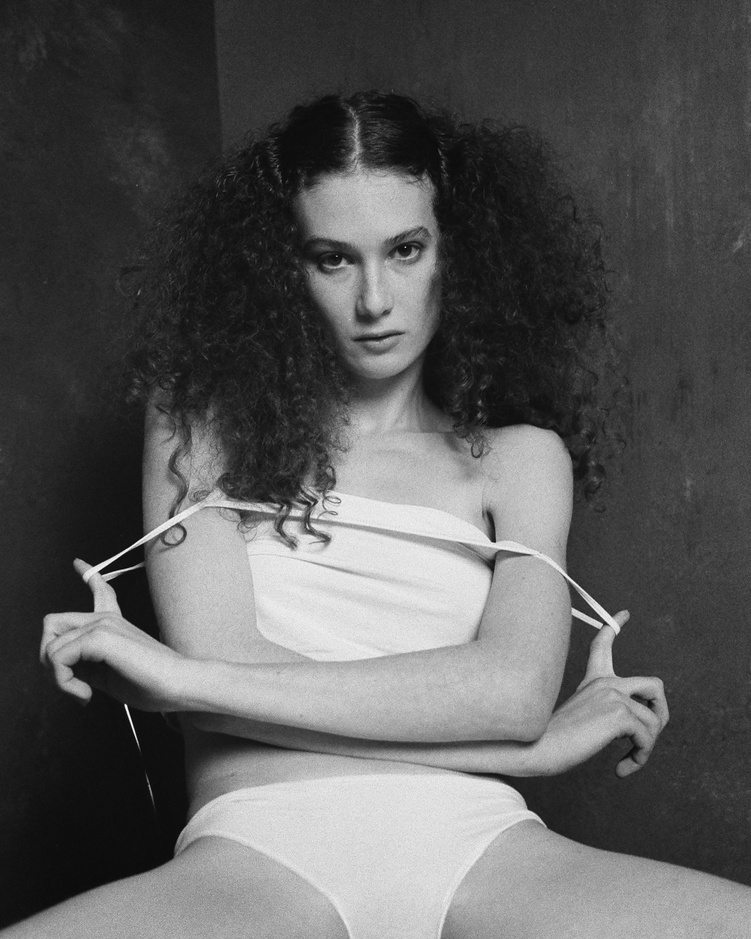
#> input picture transformer_lab/samples/portrait.jpg, 751 x 939 px, shrunk from 1440 x 1800 before the run
$ python -i adaptive_frequency_decomposition.py   (imports and definitions only)
#> lines starting #> are read from the running program, lines starting #| are printed output that depends on the picture
#> further down, picture is the input picture: shape (939, 751, 3); min 3, max 255, mean 90.7
"""
Adaptive Frequency Decomposition (AFD) Processor
Implementation of cutting-edge frequency domain enhancement from 2024-2025 research:
- Multi-scale frequency band decomposition with adaptive thresholds
- Color-aware frequency processing in perceptual spaces
- Selective frequency enhancement based on image content analysis
- Advanced wavelet and Fourier hybrid decomposition
- Perceptual frequency weighting and reconstruction
"""

import numpy as np
import cv2
from typing import Tuple, Dict, Any, Optional, List, Union
from scipy import ndimage
from scipy.fft import fft2, ifft2, fftshift, ifftshift
from skimage import color, restoration, feature
from skimage.util import img_as_float
import pywt

try:
    from scipy.signal import butter, filtfilt
    SCIPY_SIGNAL_AVAILABLE = True
except ImportError:
    SCIPY_SIGNAL_AVAILABLE = False

class AdaptiveFrequencyDecompositionProcessor:
    """Adaptive Frequency Decomposition processor with color-aware multi-scale analysis"""

    def __init__(self):
        self.name = "Adaptive Frequency Decomposition Processor"
        self.version = "1.0"
        self.wavelet_cache = {}

    def adaptive_frequency_decomposition(self, image: np.ndarray,
                                       color_space: str = 'lab',
                                       decomposition_method: str = 'hybrid',
                                       frequency_bands: int = 6,
                                       adaptive_thresholds: bool = True,
                                       color_aware_processing: bool = True,
                                       enhancement_strength: float = 1.0,
                                       selective_enhancement: bool = True) -> Tuple[np.ndarray, Dict[str, Any]]:
        """
        Adaptive Frequency Decomposition with color-aware multi-scale processing
        FIXED: Scale-aware processing for real-world megapixel images

        Args:
            image: Input image (H, W) or (H, W, C) in range [0, 1]
            color_space: Color space ('lab', 'oklab', 'jzazbz', 'hsv', 'rgb')
            decomposition_method: Method ('wavelet', 'fourier', 'hybrid', 'adaptive')
            frequency_bands: Number of frequency bands (3 to 8)
            adaptive_thresholds: Use adaptive thresholds for each band
            color_aware_processing: Process frequency bands differently per color channel
            enhancement_strength: Overall enhancement strength (0.1 to 3.0)
            selective_enhancement: Apply selective enhancement based on content analysis

        Returns:
            Tuple of (enhanced_image, processing_info)
        """
#> called with color_space = 'lab', decomposition_method = 'hybrid', frequency_bands = 6, adaptive_thresholds = True, color_aware_processing = True, enhancement_strength = 1, selective_enhancement = True
        try:
            # FIXED: Calculate scale factor based on image size
            image_area = image.shape[0] * image.shape[1]
            scale_factor = np.sqrt(image_area / (512 * 512))  # Normalize to 512x512 base
            scale_factor = np.clip(scale_factor, 0.5, 4.0)    # Reasonable bounds

            # Convert to working color space
            work_image, color_info = self._convert_to_colorspace(image, color_space)

            # Analyze image characteristics for adaptive processing
            image_analysis = self._analyze_image_characteristics(work_image, color_space)

            # FIXED: Add scale information to analysis
            image_analysis['scale_factor'] = scale_factor
            image_analysis['image_size'] = f"{image.shape[0]}x{image.shape[1]}"

            # Select optimal decomposition method if adaptive
            if decomposition_method == 'adaptive':
                decomposition_method = self._select_optimal_decomposition(image_analysis)

            # Perform frequency decomposition with scale-aware parameters
            frequency_bands_data = self._decompose_frequencies(
                work_image, decomposition_method, frequency_bands, color_space, scale_factor
            )

            # Calculate adaptive thresholds if enabled
            if adaptive_thresholds:
                thresholds = self._calculate_adaptive_thresholds(
                    frequency_bands_data, image_analysis
                )
            else:
                # FIXED: Scale-aware default thresholds
                base_threshold = 0.05 / scale_factor  # Smaller threshold for larger images
                thresholds = [base_threshold * (i + 1) for i in range(frequency_bands)]

            # Apply color-aware processing if enabled
            if color_aware_processing and len(work_image.shape) == 3:
                enhanced_bands = self._color_aware_frequency_processing(
                    frequency_bands_data, thresholds, enhancement_strength, color_space, scale_factor
                )
            else:
                enhanced_bands = self._standard_frequency_processing(
                    frequency_bands_data, thresholds, enhancement_strength, scale_factor, color_space
                )

            # Apply selective enhancement if enabled
            if selective_enhancement:
                enhanced_bands = self._selective_frequency_enhancement(
                    enhanced_bands, image_analysis, work_image
                )

            # Reconstruct enhanced image
            result = self._reconstruct_from_frequency_bands(
                enhanced_bands, decomposition_method, work_image.shape
            )

            # Convert back to original color space
            final_result = self._convert_from_colorspace(result, color_space, color_info)

            # Calculate processing metrics
            processing_info = self._calculate_processing_metrics(
                image, final_result, frequency_bands_data, enhanced_bands, image_analysis
            )

            info = {
                'method': 'Adaptive Frequency Decomposition',
                'color_space': color_space,
                'decomposition_method': decomposition_method,
                'frequency_bands': frequency_bands,
                'adaptive_thresholds': adaptive_thresholds,
                'color_aware_processing': color_aware_processing,
                'enhancement_strength': enhancement_strength,
                'selective_enhancement': selective_enhancement,
                'image_analysis': image_analysis,
                'thresholds': thresholds,
                'processing_metrics': processing_info
            }

            return final_result, info

        except Exception as e:
            return None, {'error': f"Adaptive frequency decomposition failed: {str(e)}"}

    def _convert_to_colorspace(self, image: np.ndarray, color_space: str) -> Tuple[np.ndarray, Dict[str, Any]]:
        """Convert image to specified color space"""
#> called with color_space = 'lab'
        if len(image.shape) == 2:
            return image, {'grayscale': True}

        color_info = {'grayscale': False, 'original_space': 'rgb'}

        if color_space == 'lab':
            work_image = color.rgb2lab(image)
#> work_image: shape (939, 751, 3) float64; mean of channels 0, 1, 2 36.8, 0, 0
            work_image[:, :, 0] = work_image[:, :, 0] / 100.0  # Normalize L channel
#> work_image: shape (939, 751, 3) float64; mean of channels 0, 1, 2 0.368, -0.00111, 0.0021
#> in adaptive_frequency_decomposition, `work_image, color_info = self._convert_to_colorspace(image, color_space)`: color_info = {'grayscale': False, 'original_space': 'rgb', 'lab_conversion': True}
            color_info['lab_conversion'] = True

        elif color_space == 'oklab':
            # Approximate with LAB for now
            work_image = color.rgb2lab(image)
            work_image[:, :, 0] = work_image[:, :, 0] / 100.0
            color_info['oklab_approximation'] = True

        elif color_space == 'jzazbz':
            # Approximate with LAB for now
            work_image = color.rgb2lab(image)
            work_image[:, :, 0] = work_image[:, :, 0] / 100.0
            color_info['jzazbz_approximation'] = True

        elif color_space == 'hsv':
            work_image = color.rgb2hsv(image)
            color_info['hsv_conversion'] = True

        else:  # RGB
            work_image = image.copy()
            color_info['rgb_passthrough'] = True

        return work_image, color_info

    # [20 lines left out: function _convert_from_colorspace, not called in this run]

    def _analyze_image_characteristics(self, image: np.ndarray, color_space: str) -> Dict[str, Any]:
        """Analyze image characteristics for adaptive processing"""
#> called with color_space = 'lab'
        # Use luminance for analysis
        if len(image.shape) == 3:
            if color_space in ['lab', 'oklab', 'jzazbz']:
                luminance = image[:, :, 0]
                # FIXED: Ensure contiguous array after channel extraction
                luminance = np.ascontiguousarray(luminance)
            else:
                luminance = color.rgb2gray(image)
        else:
            luminance = image

        analysis = {}

        try:
            # Basic statistics
            analysis['mean_luminance'] = float(np.mean(luminance))
            analysis['std_luminance'] = float(np.std(luminance))
            analysis['dynamic_range'] = float(np.max(luminance) - np.min(luminance))

            # Frequency content analysis
            fft_lum = np.abs(fft2(luminance))
            fft_centered = fftshift(fft_lum)

            # Calculate frequency energy distribution
            h, w = fft_centered.shape
            center_y, center_x = h // 2, w // 2

            # Define frequency regions
            low_freq_mask = self._create_frequency_mask(fft_centered.shape, center_y, center_x, 0.1)
            mid_freq_mask = self._create_frequency_mask(fft_centered.shape, center_y, center_x, 0.4) & ~low_freq_mask
            high_freq_mask = ~(low_freq_mask | mid_freq_mask)

            total_energy = np.sum(fft_centered**2)
#> total_energy = 1.06e+11
            analysis['low_freq_energy'] = float(np.sum(fft_centered[low_freq_mask]**2) / total_energy)
            analysis['mid_freq_energy'] = float(np.sum(fft_centered[mid_freq_mask]**2) / total_energy)
            analysis['high_freq_energy'] = float(np.sum(fft_centered[high_freq_mask]**2) / total_energy)

            # Texture analysis
            try:
                edges = feature.canny(luminance, sigma=1.0)
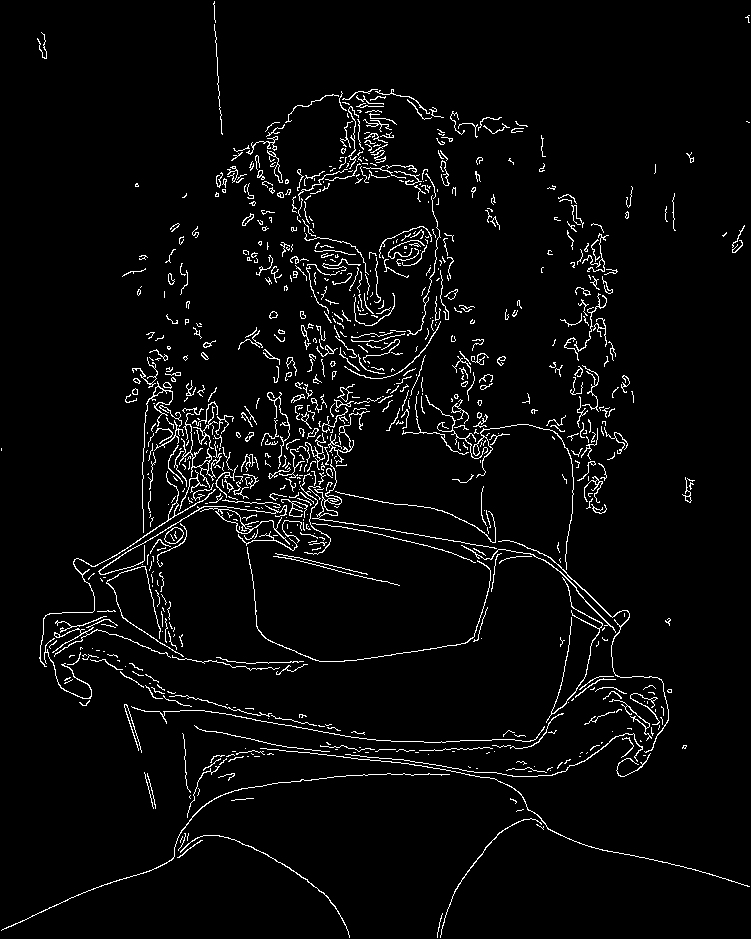
#> edges: shape (939, 751) bool; 3.9% white in thin lines or dots
                analysis['edge_density'] = float(np.mean(edges))

                # Local variance (texture measure)
                local_variance = ndimage.generic_filter(luminance, np.var, size=5)
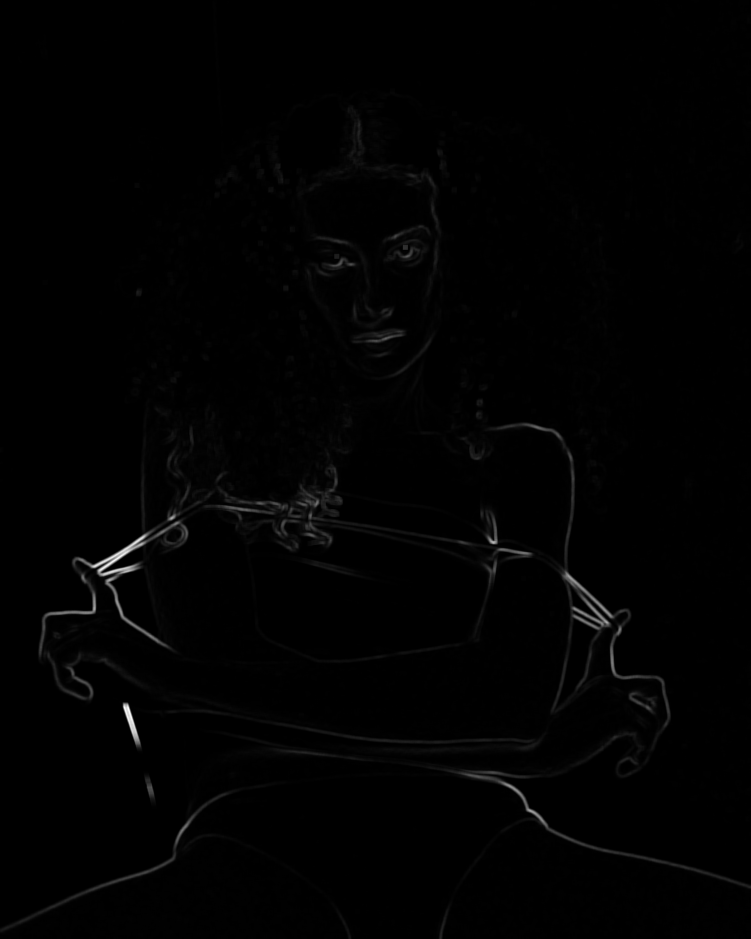
#> local_variance: shape (939, 751) float64; min 0, max 0.16, mean 0.00145; drawn with min black and max white
                analysis['texture_level'] = float(np.mean(local_variance))
                analysis['texture_variation'] = float(np.std(local_variance))
            except:
                analysis['edge_density'] = 0.0
                analysis['texture_level'] = 0.0
                analysis['texture_variation'] = 0.0

            # Color distribution analysis (if color image)
            if len(image.shape) == 3:
                try:
                    if color_space in ['lab', 'oklab', 'jzazbz']:
                        a_channel = image[:, :, 1]
                        b_channel = image[:, :, 2]
#> (the rest of the program and of its run is left out)
